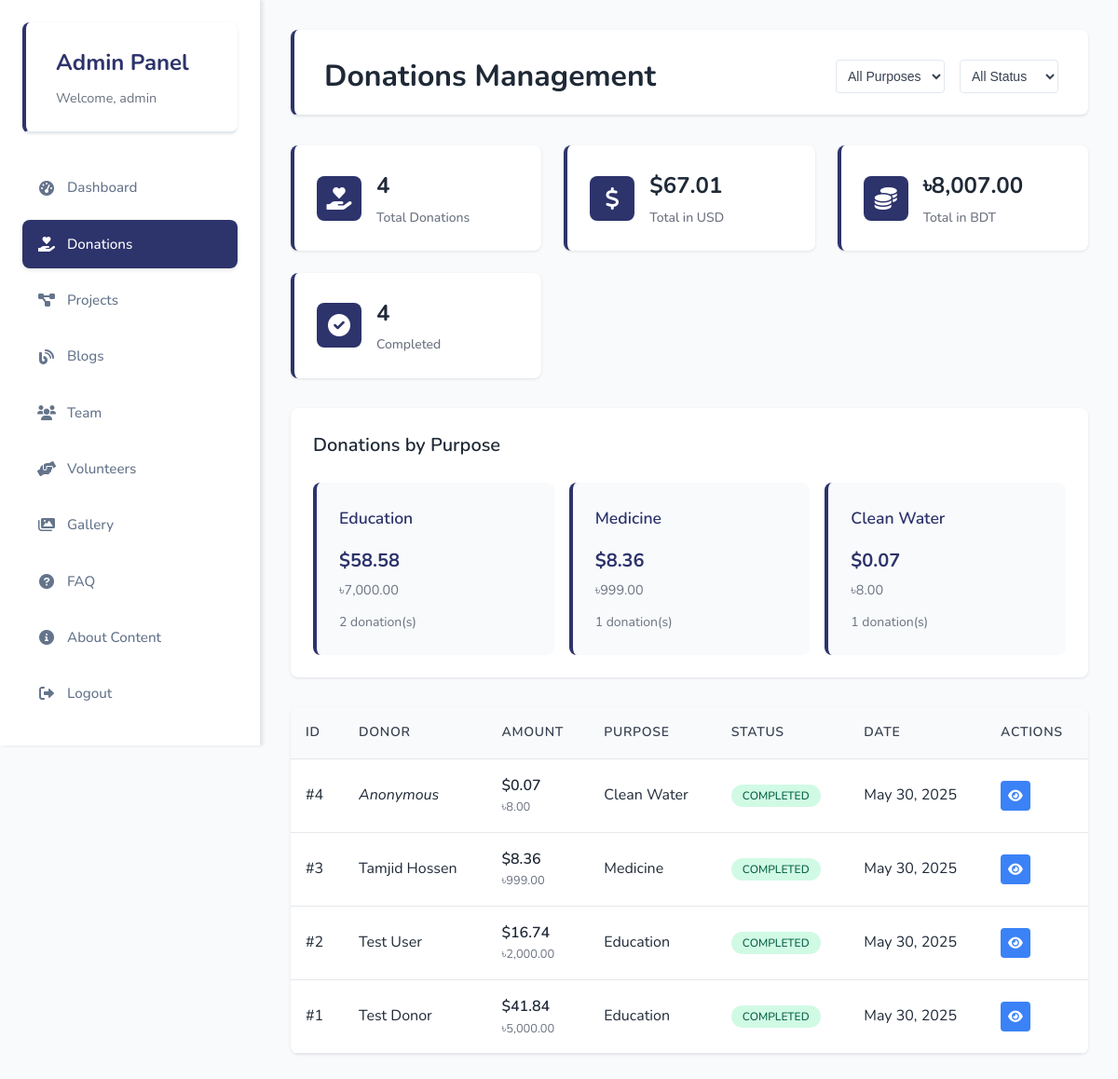
Before: /admin/donations.php (signed in) with the older database file.
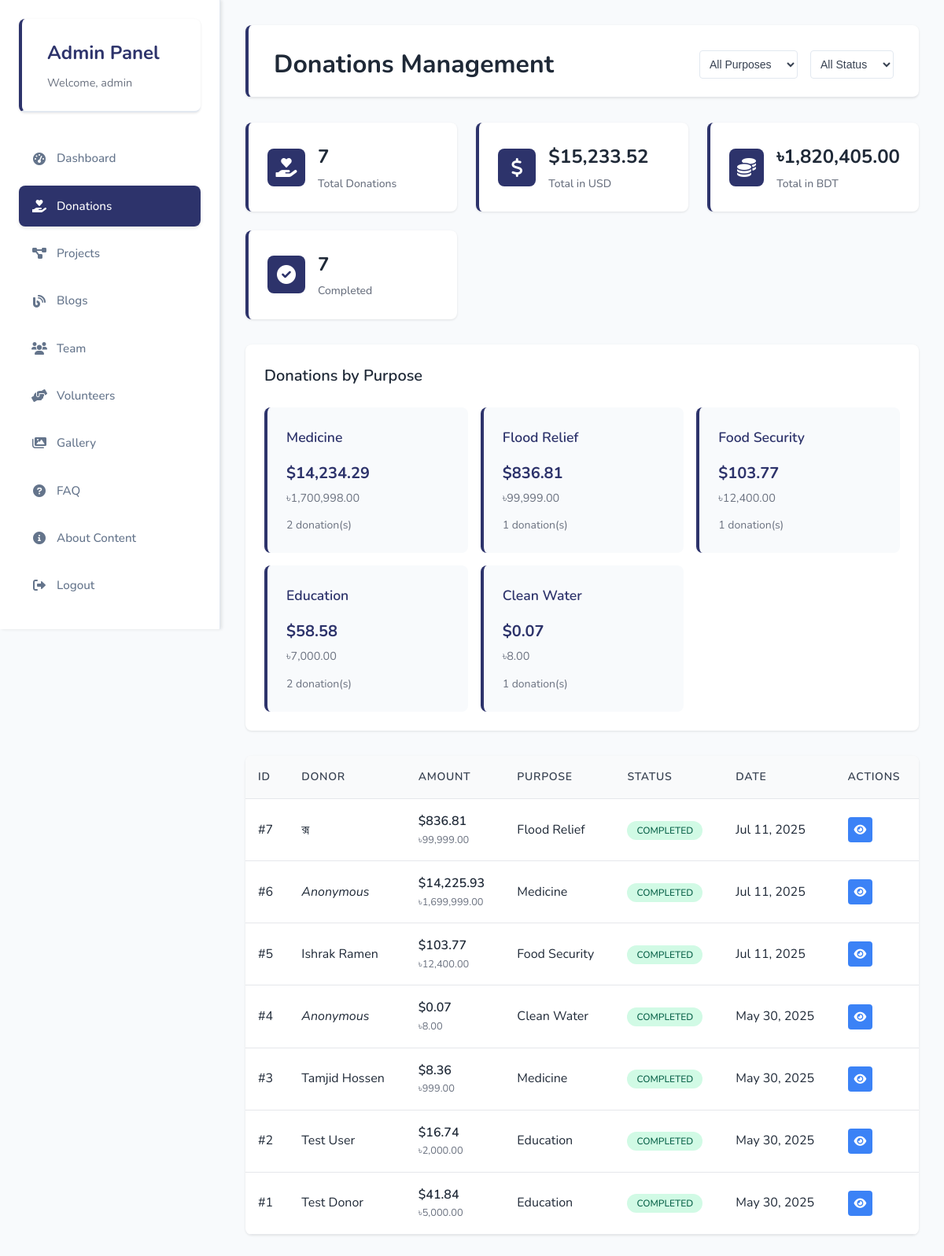
After: the same page with the newer database file.
### tables this page shows
CREATE TABLE `donations` (
  `id` int(11) NOT NULL,
  `donor_name` varchar(255) NOT NULL,
  `email` varchar(255) NOT NULL,
  `phone` varchar(20) DEFAULT NULL,
  `amount_usd` decimal(10,2) NOT NULL,
  `amount_bdt` decimal(10,2) NOT NULL,
  `purpose` varchar(100) NOT NULL,
  `is_anonymous` tinyint(1) DEFAULT 0,
  `message` text DEFAULT NULL,
  `transaction_id` varchar(100) DEFAULT NULL,
  `payment_status` enum('pending','completed','failed') DEFAULT 'pending',
  `payment_method` varchar(50) DEFAULT NULL,
  `receipt_generated` tinyint(1) DEFAULT 0,
  `donated_at` timestamp NOT NULL DEFAULT current_timestamp(),
  `created_at` timestamp NOT NULL DEFAULT current_timestamp(),
  `updated_at` timestamp NOT NULL DEFAULT current_timestamp() ON UPDATE current_timestamp()
);

### admin/donations.php (the view, shortened to what the changed rows need)
<?php
$conn = get_database_connection();
$page = isset($_GET['page']) ? max(1, intval($_GET['page'])) : 1;
$limit = 15;
$offset = ($page - 1) * $limit;
$where_conditions = [];
$where_clause = !empty($where_conditions) ? "WHERE " . implode(" AND ", $where_conditions) : "";
$sql = "SELECT * FROM donations $where_clause ORDER BY donated_at DESC LIMIT $limit OFFSET $offset";
$result = mysqli_query($conn, $sql);
$stats_sql = "SELECT
    COUNT(*) as total_donations,
    SUM(amount_usd) as total_usd,
    SUM(amount_bdt) as total_bdt,
    COUNT(CASE WHEN payment_status = 'completed' THEN 1 END) as completed_donations,
    COUNT(CASE WHEN payment_status = 'pending' THEN 1 END) as pending_donations
FROM donations";
$stats_result = mysqli_query($conn, $stats_sql);
$stats = mysqli_fetch_assoc($stats_result);
$purpose_sql = "SELECT purpose, COUNT(*) as count, SUM(amount_usd) as total_usd, SUM(amount_bdt) as total_bdt
                FROM donations
                WHERE payment_status = 'completed'
                GROUP BY purpose
                ORDER BY total_usd DESC";
$purpose_result = mysqli_query($conn, $purpose_sql);
?>
<!DOCTYPE html>
<html lang="en">
<head>
    <title>Donations Management - Admin Panel</title>    <link rel="stylesheet" href="../assets/css/style.css">
    <link rel="stylesheet" href="../assets/css/admin.css">
    <link rel="stylesheet" href="https://cdnjs.cloudflare.com/ajax/libs/font-awesome/6.0.0/css/all.min.css">
</head>
<body>
    <div class="admin-dashboard">
        <main class="admin-main">
            <div class="page-header">
                <h1>Donations Management</h1>
            </div>
            <div class="stats-grid">
                <div class="stat-card">
                    <div class="stat-content">
                        <h3><?php echo number_format($stats['total_donations']); ?></h3>
                        <p>Total Donations</p>
                    </div>
                </div>
                <div class="stat-card">
                                        <div class="stat-content">
                        <h3>$<?php echo number_format($stats['total_usd'] ?? 0, 2); ?></h3>
                        <p>Total in USD</p>
                    </div>
                </div>
                <div class="stat-card">
                    <div class="stat-content">
                        <h3>৳<?php echo number_format($stats['total_bdt'] ?? 0, 2); ?></h3>
                        <p>Total in BDT</p>
                    </div>
                </div>
                <div class="stat-card">
                    <div class="stat-content">
                        <h3><?php echo number_format($stats['completed_donations']); ?></h3>
                        <p>Completed</p>
                    </div>
                </div>
            </div>
            <div class="purpose-stats">
                <h2>Donations by Purpose</h2>
                <div class="purpose-grid">
                    <?php mysqli_data_seek($purpose_result, 0); ?>
                    <?php while ($purpose_stat = mysqli_fetch_assoc($purpose_result)): ?>
                        <div class="purpose-card">
                            <h3><?php echo htmlspecialchars($purpose_stat['purpose']); ?></h3>
                            <div class="purpose-amount">
                                <span class="usd">$<?php echo number_format($purpose_stat['total_usd'], 2); ?></span>
                                <span class="bdt">৳<?php echo number_format($purpose_stat['total_bdt'], 2); ?></span>
                            </div>
                            <div class="purpose-count"><?php echo $purpose_stat['count']; ?> donation(s)</div>
                        </div>
                    <?php endwhile; ?>
                </div>
            </div>
            <div class="donations-table">
                <table>
                    <thead>
                        <tr>
                            <th>ID</th>
                            <th>Donor</th>
                            <th>Amount</th>
                            <th>Purpose</th>
                            <th>Status</th>
                            <th>Date</th>
                            <th>Actions</th>
                        </tr>
                    </thead>
                    <tbody>
                        <?php if (mysqli_num_rows($result) > 0): ?>
                            <?php while ($donation = mysqli_fetch_assoc($result)): ?>
                                <tr>
                                    <td>#<?php echo $donation['id']; ?></td>
                                    <td>
                                        <?php if ($donation['is_anonymous']): ?>
                                            <em>Anonymous</em>
                                        <?php else: ?>
                                            <?php echo htmlspecialchars($donation['donor_name']); ?>
                                        <?php endif; ?>
                                    </td>
                                    <td>
                                        <div class="amount-display">
                                            <strong>$<?php echo number_format($donation['amount_usd'], 2); ?></strong>
                                            <small>৳<?php echo number_format($donation['amount_bdt'], 2); ?></small>
                                        </div>
                                    </td>
                                    <td><?php echo htmlspecialchars($donation['purpose']); ?></td>
                                    <td>
                                        <span class="status <?php echo $donation['payment_status']; ?>">
                                            <?php echo ucfirst($donation['payment_status']); ?>
                                        </span>
                                    </td>
                                    <td><?php echo date('M j, Y', strtotime($donation['donated_at'])); ?></td>
                                    <td>
                                        <button class="action-btn view" onclick="viewDonation(<?php echo $donation['id']; ?>)">
                                            <i class="fas fa-eye"></i>
                                        </button>
                                    </td>
                                </tr>
                            <?php endwhile; ?>
                        <?php endif; ?>
                    </tbody>
                </table>
            </div>
        </main>
    </div>
</body>
</html>

Changed rows visible on the page:
added donations: id "7", donor_name "ক্স", amount_usd "836.81", amount_bdt "99,999.00", purpose "Flood Relief", payment_status "COMPLETED", donated_at "Jul 11, 2025"
added donations: id "6", is_anonymous "Anonymous", amount_usd "14,225.93", amount_bdt "1,699,999.00", purpose "Medicine", payment_status "COMPLETED", donated_at "Jul 11, 2025"
added donations: id "5", donor_name "Ishrak Ramen", amount_usd "103.77", amount_bdt "12,400.00", purpose "Food Security", payment_status "COMPLETED", donated_at "Jul 11, 2025"
Other visible differences:
$stats['total_donations']: "4" → "7"
$stats['total_usd']: "67.01" → "15,233.52"
$stats['total_bdt']: "8,007.00" → "1,820,405.00"
$stats['completed_donations']: "4" → "7"
new list line: "Medicine $ 14,234.29 ৳ 1,700,998.00 2 donation(s)"
new list line: "Flood Relief $ 836.81 ৳ 99,999.00 1 donation(s)"
new list line: "Food Security $ 103.77 ৳ 12,400.00 1 donation(s)"
list line gone: "Medicine $ 8.36 ৳ 999.00 1 donation(s)"
